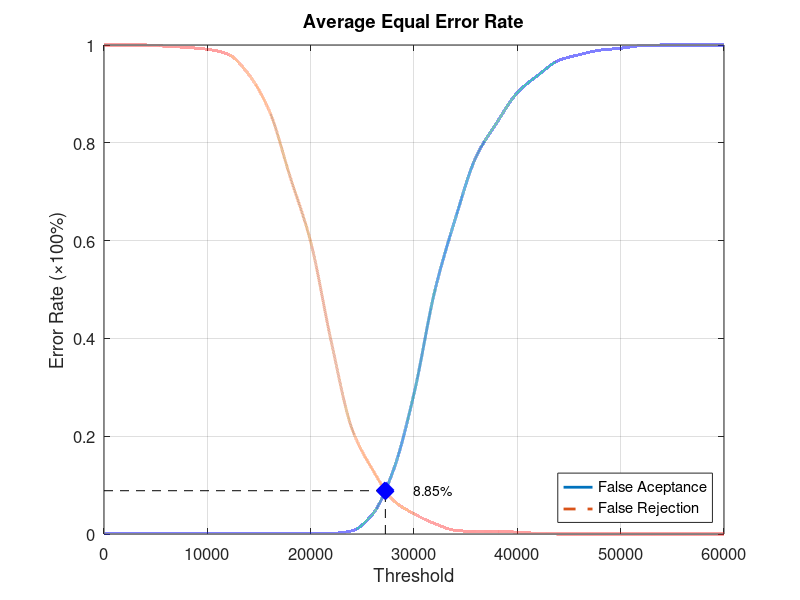
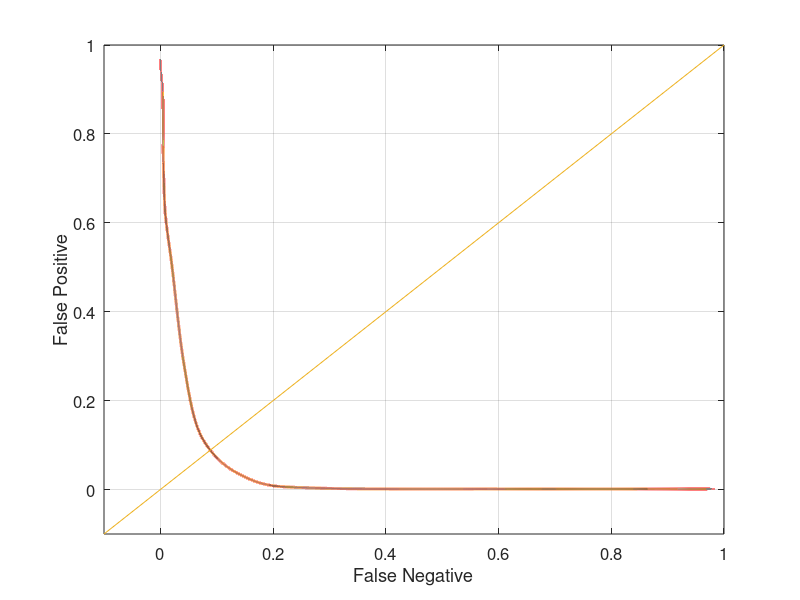

Write the MATLAB code that produced these figures, in order.
function yEER = Experiment5Average
close all;
clear;
clc;
x = 0:2000:60000;
xq = 0:0.5:60000;

y0 = [0 0.00131579 0.00131579 0.00131579 0.00131579 0.00131579 0.00131579 0.00131579 0.00131579 0.00131579 0.00131579 0.00131579 0.00657895 0.0407895 0.130263 0.286842 0.496053 0.644737 0.771053 0.840789 0.902632 0.938158 0.968421 0.980263 0.989474 0.993421 0.998684 1 1 1 1];
yy0 = interp1(x, y0, xq, 'pchip');
y1 = [1 1 1 0.9975 0.995 0.99125 0.98125 0.94 0.865 0.73125 0.5975 0.3925 0.215 0.13125 0.06875 0.04125 0.02125 0.0075 0.005 0.005 0.00375 0.00125 0 0 0 0 0 0 0 0 0];
yy1 = interp1(x, y1, xq, 'pchip');

% Calculating EER: 
y2 = abs(y0 - y1);
find(y2 == min(y2))
yy2 = abs(yy0 - yy1);
xEER = find(yy2 == min(yy2));
xEERIndex = xq(xEER) % X-axis EER
yEER = yy0(xEER) % Y-axis EER

main = figure
plot(xq, yy0,'-','LineWidth', 2);	hold on
plot(xq, yy1,'--','LineWidth', 2);	hold on
plot([xEERIndex xEERIndex], [0 yEER], 'k--');	hold on
plot([0 xEERIndex], [yEER yEER], 'k--');	hold on
plot(xEERIndex, yEER, 'bx', 'LineWidth', 10);	hold on
text(xEERIndex + 10 * xEERIndex / 100, yEER, [num2str(round((10000 * yEER)) / 100) '%'])
legend('False Aceptance', 'False Rejection', 'Location', 'SouthEast')
xlabel('Threshold')
ylabel('Error Rate (\times100%)')
title('Average Equal Error Rate')
set(gca, 'FontSize', 12)
axis([0 60000 0 1])
grid on

print(main, 'Experiment5AverageMain', '-dpng');
FNRxFPR = figure('Color', [1 1 1]);
plot(yy1, yy0, '-', yy1, yy0, 'LineWidth', 2);
hold on
y = -0.1:0.1:1
plot(y, y); 
set(gca, 'FontSize', 12)
xlabel('False Negative')
ylabel('False Positive')
axis([-0.1 1 -0.1 1])
set(gca, 'FontSize', 12)
grid on

print(FNRxFPR, 'Experiment5AverageFNRxFPR','-dpng');
end
